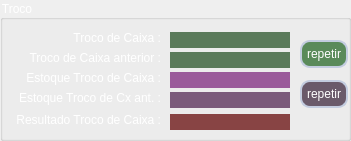
    <widget class="QGroupBox" name="groupBox_troco">
     <property name="geometry">
      <rect>
       <x>20</x>
       <y>170</y>
       <width>351</width>
       <height>141</height>
      </rect>
     </property>
     <property name="styleSheet">
      <string notr="true">color: white;</string>
     </property>
     <property name="title">
      <string>Troco</string>
     </property>
     <widget class="QLineEdit" name="input_troco_fecham_cx">
      <property name="geometry">
       <rect>
        <x>170</x>
        <y>32</y>
        <width>120</width>
        <height>16</height>
       </rect>
      </property>
      <property name="minimumSize">
       <size>
        <width>120</width>
        <height>0</height>
       </size>
      </property>
      <property name="maximumSize">
       <size>
        <width>120</width>
        <height>16777215</height>
       </size>
      </property>
      <property name="styleSheet">
       <string notr="true">color: white;
background-color: #5a7a5a;
border: solid gray 2px;</string>
      </property>
      <property name="alignment">
       <set>Qt::AlignmentFlag::AlignCenter</set>
      </property>
     </widget>
     <widget class="QLabel" name="label_18">
      <property name="geometry">
       <rect>
        <x>10</x>
        <y>30</y>
        <width>151</width>
        <height>16</height>
       </rect>
      </property>
      <property name="styleSheet">
       <string notr="true">font: 700 9pt &quot;Segoe UI&quot;;
color: white;</string>
      </property>
      <property name="text">
       <string>Troco de Caixa :</string>
      </property>
      <property name="alignment">
       <set>Qt::AlignmentFlag::AlignRight|Qt::AlignmentFlag::AlignTrailing|Qt::AlignmentFlag::AlignVCenter</set>
      </property>
     </widget>
     <widget class="QLineEdit" name="input_estoque_troco_fecham_cx">
      <property name="geometry">
       <rect>
        <x>170</x>
        <y>72</y>
        <width>120</width>
        <height>16</height>
       </rect>
      </property>
      <property name="minimumSize">
       <size>
        <width>120</width>
        <height>0</height>
       </size>
      </property>
      <property name="maximumSize">
       <size>
        <width>120</width>
        <height>16777215</height>
       </size>
      </property>
      <property name="styleSheet">
       <string notr="true">color: white;
background-color: #9a5a9a;
border: solid gray 2px;</string>
      </property>
      <property name="alignment">
       <set>Qt::AlignmentFlag::AlignCenter</set>
      </property>
     </widget>
     <widget class="QLabel" name="label_37">
      <property name="geometry">
       <rect>
        <x>10</x>
        <y>70</y>
        <width>151</width>
        <height>16</height>
       </rect>
      </property>
      <property name="styleSheet">
       <string notr="true">font: 550 8pt &quot;Segoe UI&quot;;
color: white;</string>
      </property>
      <property name="text">
       <string>Estoque Troco de Caixa :</string>
      </property>
      <property name="alignment">
       <set>Qt::AlignmentFlag::AlignRight|Qt::AlignmentFlag::AlignTrailing|Qt::AlignmentFlag::AlignVCenter</set>
      </property>
     </widget>
     <widget class="QLabel" name="label_38">
      <property name="geometry">
       <rect>
        <x>10</x>
        <y>50</y>
        <width>151</width>
        <height>16</height>
       </rect>
      </property>
      <property name="styleSheet">
       <string notr="true">font: 550 8pt &quot;Segoe UI&quot;;
color: white;</string>
      </property>
      <property name="text">
       <string>Troco de Caixa anterior :</string>
      </property>
      <property name="alignment">
       <set>Qt::AlignmentFlag::AlignRight|Qt::AlignmentFlag::AlignTrailing|Qt::AlignmentFlag::AlignVCenter</set>
      </property>
     </widget>
     <widget class="QLineEdit" name="input_troco_fecham_cx_anterior">
      <property name="geometry">
       <rect>
        <x>170</x>
        <y>52</y>
        <width>120</width>
        <height>16</height>
       </rect>
      </property>
      <property name="minimumSize">
       <size>
        <width>120</width>
        <height>0</height>
       </size>
      </property>
      <property name="maximumSize">
       <size>
        <width>120</width>
        <height>16777215</height>
       </size>
      </property>
      <property name="styleSheet">
       <string notr="true">color: white;
background-color: #5a7a5a;
border: solid gray 2px;</string>
      </property>
      <property name="alignment">
       <set>Qt::AlignmentFlag::AlignCenter</set>
      </property>
      <property name="readOnly">
       <bool>true</bool>
      </property>
     </widget>
     <widget class="QLabel" name="label_39">
      <property name="geometry">
       <rect>
        <x>10</x>
        <y>90</y>
        <width>151</width>
        <height>16</height>
       </rect>
      </property>
      <property name="styleSheet">
       <string notr="true">font: 550 8pt &quot;Segoe UI&quot;;
color: white;</string>
      </property>
      <property name="text">
       <string>Estoque Troco de Cx ant. :</string>
      </property>
      <property name="alignment">
       <set>Qt::AlignmentFlag::AlignRight|Qt::AlignmentFlag::AlignTrailing|Qt::AlignmentFlag::AlignVCenter</set>
      </property>
     </widget>
     <widget class="QLineEdit" name="input_est_troco_fecham_cx_ant">
      <property name="geometry">
       <rect>
        <x>170</x>
        <y>92</y>
        <width>120</width>
        <height>16</height>
       </rect>
      </property>
      <property name="minimumSize">
       <size>
        <width>120</width>
        <height>0</height>
       </size>
      </property>
      <property name="maximumSize">
       <size>
        <width>120</width>
        <height>16777215</height>
       </size>
      </property>
      <property name="styleSheet">
       <string notr="true">color: white;
background-color: #7a5a7a;
border: solid gray 2px;</string>
      </property>
      <property name="alignment">
       <set>Qt::AlignmentFlag::AlignCenter</set>
      </property>
      <property name="readOnly">
       <bool>true</bool>
      </property>
     </widget>
     <widget class="QLabel" name="label_40">
      <property name="geometry">
       <rect>
        <x>10</x>
        <y>112</y>
        <width>151</width>
        <height>16</height>
       </rect>
      </property>
      <property name="styleSheet">
       <string notr="true">font: 550 8pt &quot;Segoe UI&quot;;
color: white;</string>
      </property>
      <property name="text">
       <string>Resultado Troco de Caixa :</string>
      </property>
      <property name="alignment">
       <set>Qt::AlignmentFlag::AlignRight|Qt::AlignmentFlag::AlignTrailing|Qt::AlignmentFlag::AlignVCenter</set>
      </property>
     </widget>
     <widget class="QLineEdit" name="result_troco_fechamento_cx">
      <property name="geometry">
       <rect>
        <x>170</x>
        <y>114</y>
        <width>120</width>
        <height>16</height>
       </rect>
      </property>
      <property name="minimumSize">
       <size>
        <width>120</width>
        <height>0</height>
       </size>
      </property>
      <property name="maximumSize">
       <size>
        <width>120</width>
        <height>16777215</height>
       </size>
      </property>
      <property name="styleSheet">
       <string notr="true">color: white;
background-color: #884444;
border: solid gray 2px;</string>
      </property>
      <property name="alignment">
       <set>Qt::AlignmentFlag::AlignCenter</set>
      </property>
      <property name="readOnly">
       <bool>true</bool>
      </property>
     </widget>
     <widget class="QPushButton" name="btn_repetir_troco_cx">
      <property name="geometry">
       <rect>
        <x>300</x>
        <y>40</y>
        <width>48</width>
        <height>28</height>
       </rect>
      </property>
      <property name="minimumSize">
       <size>
        <width>48</width>
        <height>28</height>
       </size>
      </property>
      <property name="maximumSize">
       <size>
        <width>48</width>
        <height>28</height>
       </size>
      </property>
      <property name="styleSheet">
       <string notr="true">QPushButton {
	font: 350 7pt &quot;Segoe UI&quot;;
	background-color: #5a8a5a;
	padding: 2px;
	border: 2px solid #c3ccdf;
	color: rgb(255,255,255);
	border-radius: 10px;
}

QPushButton:hover {
	background-color: rgb(85, 170, 255);
}

QPushButton:pressed {
	background-color: rgb(255, 0, 127);
}</string>
      </property>
      <property name="text">
       <string>repetir</string>
      </property>
     </widget>
     <widget class="QPushButton" name="btn_repetir_estoque_troco_cx">
      <property name="geometry">
       <rect>
        <x>300</x>
        <y>80</y>
        <width>48</width>
        <height>28</height>
       </rect>
      </property>
      <property name="minimumSize">
       <size>
        <width>48</width>
        <height>28</height>
       </size>
      </property>
      <property name="maximumSize">
       <size>
        <width>48</width>
        <height>28</height>
       </size>
      </property>
      <property name="styleSheet">
       <string notr="true">QPushButton {
	font: 350 7pt &quot;Segoe UI&quot;;
	background-color: #6a5a6a;
	padding: 2px;
	border: 2px solid #c3ccdf;
	color: rgb(255,255,255);
	border-radius: 10px;
}

QPushButton:hover {
	background-color: rgb(85, 170, 255);
}

QPushButton:pressed {
	background-color: rgb(255, 0, 127);
}</string>
      </property>
      <property name="text">
       <string>repetir</string>
      </property>
     </widget>
    </widget>
